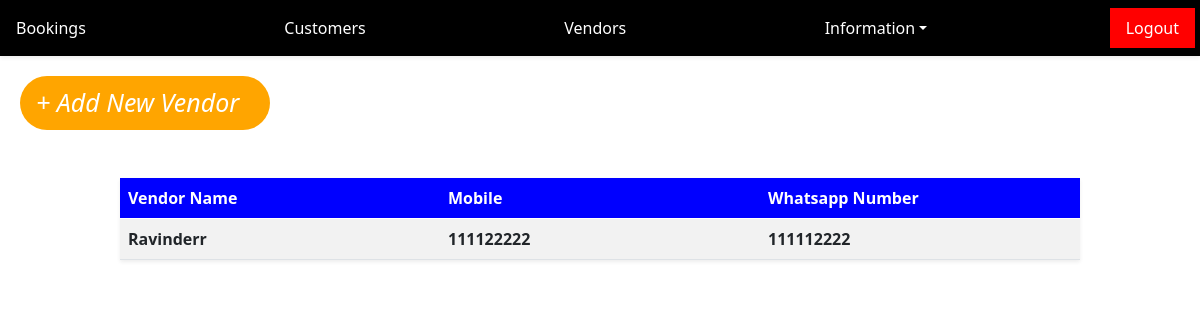
Screenshot of /vendor/list/ (signed in) with the database file from the repository.
### vendor/models.py (models this page shows, shortened)
class VendorProfile(models.Model):
	user 					=		models.OneToOneField(User,on_delete=models.CASCADE)
	name 					=		models.CharField(max_length=120)
	mobile 					=		models.CharField(max_length=120)
	whatsapp_number 		=		models.CharField(max_length=120)
	email 					=		models.EmailField(unique=True)
	city 					=		models.ForeignKey(City,on_delete=models.CASCADE)
	state 					=		models.ForeignKey(State,on_delete=models.CASCADE)
	photo 					=		models.FileField(upload_to='VendorProfileImages/')
	bank_name 				=		models.CharField(max_length=120)
	bank_account_number 	=		models.CharField(max_length=120)
	ifsc_code 				=		models.CharField(max_length=120)
	branch 					=		models.CharField(max_length=120)

### vendor/views.py (the view)
# urls.py: path('list/',vendors,name='vendors'),
@login_required(login_url="login")
def vendors(request):
	query 	=	VendorProfile.objects.all()
	return render(request,'vendors.html',{'ls':query})

### vendor/templates/vendors.html
{% include 'index.html' %}
{% block content %}
<div>
	<a class='nav-link' href="{% url 'vendor-profile-create' %}" style="color: #fff;background-color:orange;width:250px;margin:20px;font-size:25px;border-radius:400px;font-style:italic"> + Add New Vendor<a>
	<center>
		<div>
				<table class="table table-striped mt-5 shadow-sm" style="border-collapse:collapse; table-layout:fixed; width: 80%">
					<thead>
						<tr>
							<th style="background-color: blue;color: #fff">Vendor Name</th>
							<th style="background-color: blue;color: #fff">Mobile</th>
							<th style="background-color: blue;color: #fff">Whatsapp Number</th>
						</tr>
					</thead>
					<tbody>
						{% for ls in ls %}
							<tr>
								<th>{{ ls.name }}</th>
								<th>{{ ls.mobile }}</th>
								<th>{{ ls.whatsapp_number }}</th>
							</tr>
						{% endfor %}
					</tbody>
				</table>
		</div>
	</center>
</div>
{% endblock %}

### rows the page displays
VendorProfile: name "Ravinderr", mobile "111122222", whatsapp_number "111112222"
